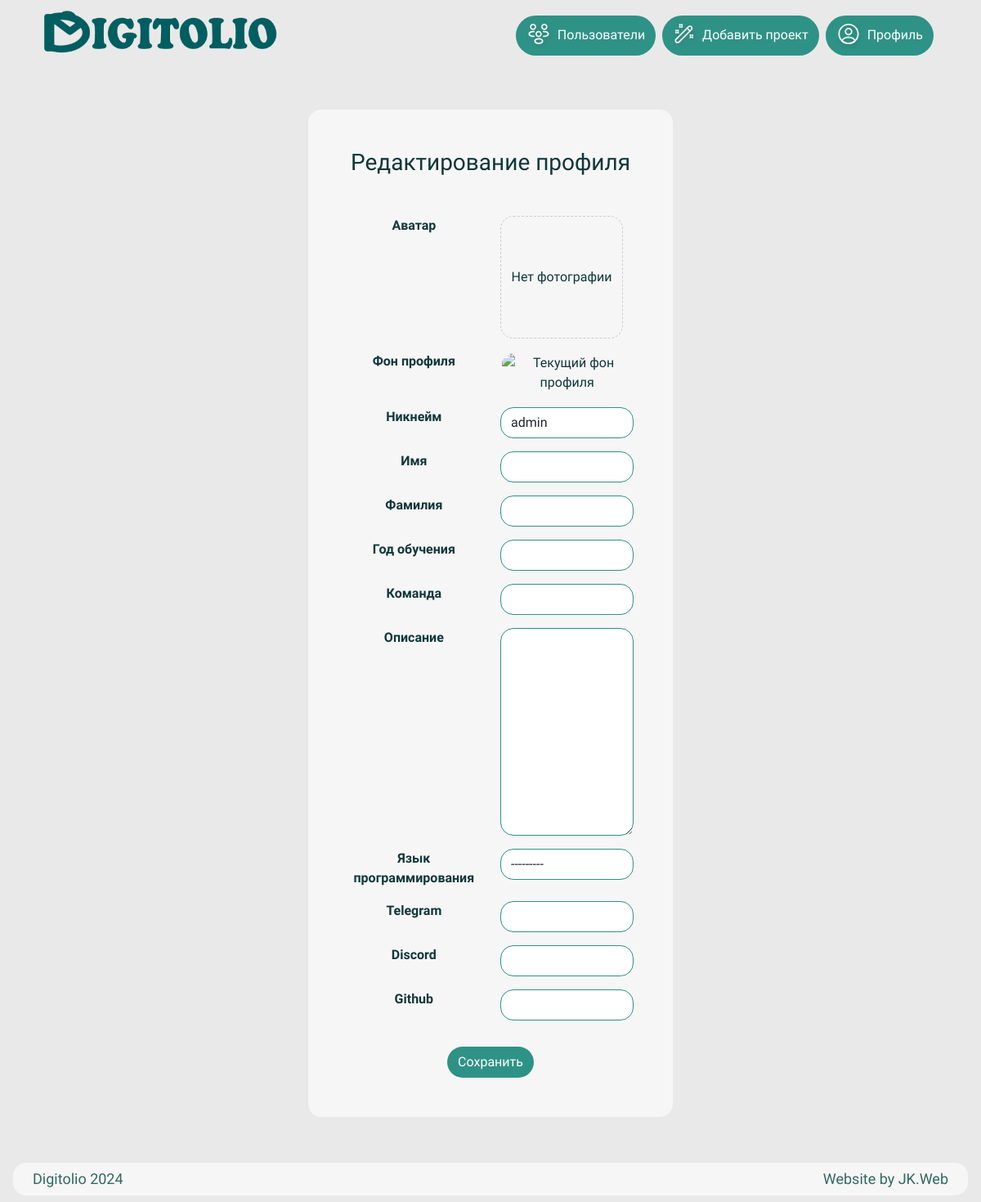
The page /persons/update/admin (signed in) on the database as committed earlier.
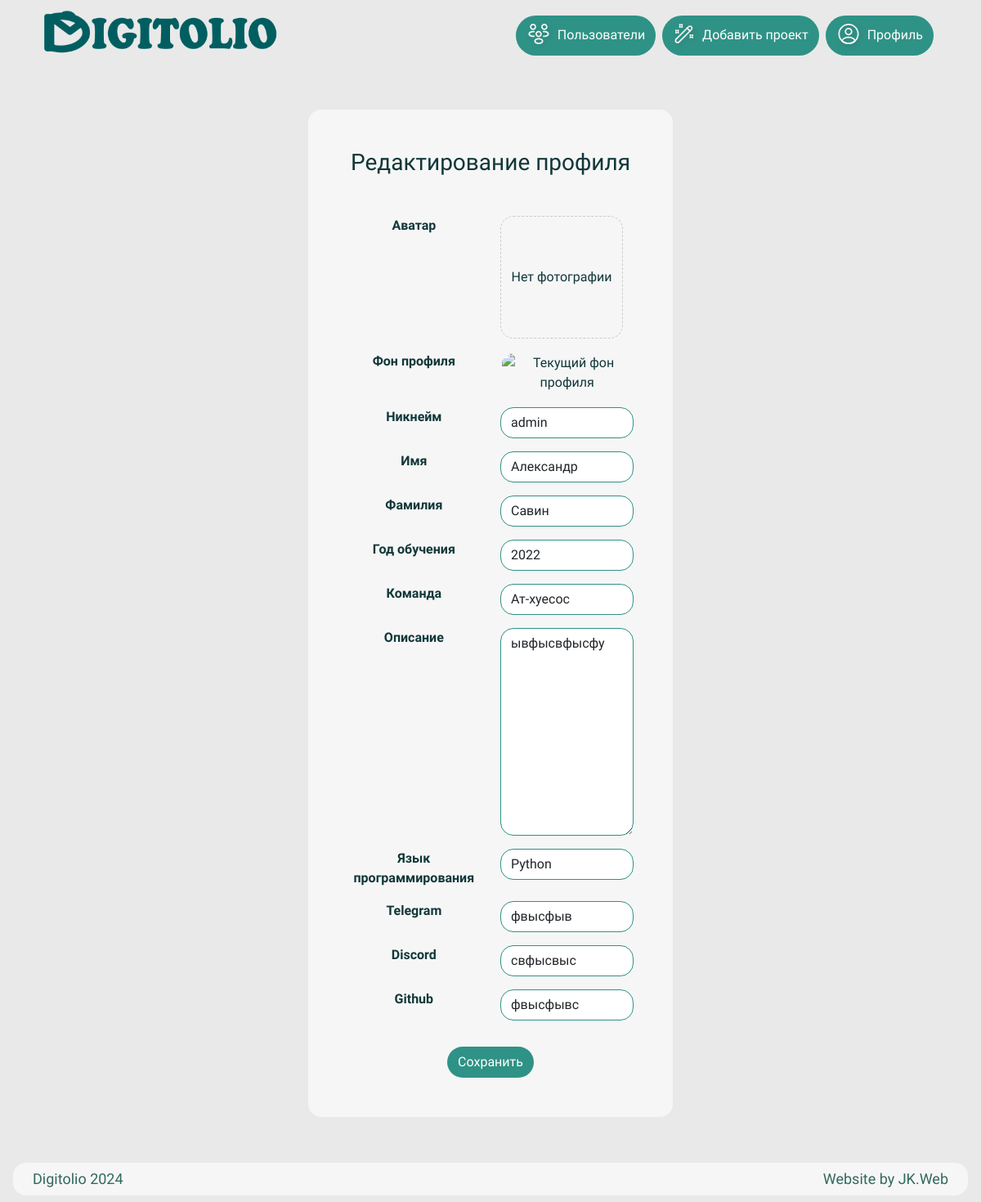
The same page on the database as committed later.
### persons/models.py (models this page shows)
class Person(AbstractUser):
    password = models.CharField(max_length=255, verbose_name='Пароль')
    description = models.TextField(null=True, blank=True, verbose_name='Описание')
    year = models.IntegerField(null=True, blank=True, verbose_name='Год обучения')
    team = models.CharField(max_length=10, null=True, blank=True, verbose_name='Команда')
    avatar = models.ImageField(upload_to='avatars/', null=True, blank=True, verbose_name='Аватар')
    profile_background = models.CharField(max_length=255, choices=get_background_image_choices(), null=True, blank=True, verbose_name='Фон профиля', default='profile_background.jpg')
    programming_language = models.TextField(choices=PROGRAMMING_LANGUAGES, null=True, blank=True, verbose_name='Язык программирования')
    tg_url = models.CharField(max_length=50, null=True, blank=True, verbose_name='Telegram')
    discord_url = models.CharField(max_length=50, null=True, blank=True, verbose_name='Discord')
    github_url = models.CharField(max_length=50, null=True, blank=True, verbose_name='Github')
    group = models.ManyToManyField(Group, related_name='persons', blank=True, verbose_name='Группы')
    groups = models.ManyToManyField(
        'auth.Group',
        related_name='persons',
        blank=True,
        help_text='The groups this person belongs to.',
        verbose_name='groups',
    )
    user_permissions = models.ManyToManyField(
        'auth.Permission',
        related_name='persons',
        blank=True,
        help_text='Specific permissions for this person.',
        verbose_name='user permissions',
    )
    class Meta:
        ordering = ['-date_joined']

### persons/views.py (the view)
# urls.py: path('update/<str:username>', views.profile_update_view, name='profile_update'),
@login_required(login_url='persons:login')
def profile_update_view(request, username):
    user = get_object_or_404(User, username=username)
    if request.method == 'POST':
        form = CustomUserUpdateForm(request.POST, request.FILES, instance=user)
        print(request.FILES)
        if form.is_valid():
            form.save()
            return redirect('persons:profile_view', username=username)
    else:
        form = CustomUserUpdateForm(instance=user)
    return render(request, 'persons/profile_update.html', {'form': form})

### templates/persons/profile_update.html (shortened to what this page needs)
<!DOCTYPE html>
{% load static %}
{% load widget_tweaks %}
<html>
<head>
  <link href="https://cdn.jsdelivr.net/npm/bootstrap@5.0.2/dist/css/bootstrap.min.css" rel="stylesheet">
  <link href="{% static 'css/main.css' %}" rel="stylesheet">
</head>
<body>
  <header>
    {% include 'includes/header_nav.html' %}
  </header>
  <main class='ms-3 me-3 p-5'>
    <div class='col-5 m-auto text-center p-5' style='background-color: #F6F6F6; border-radius: 1rem;'>
      <h3 class='mb-5'>Редактирование профиля</h3>
      <form method="post" enctype="multipart/form-data">
        <div class="form-group row mb-3">
          <div class="col-sm-6 text-right">
            <label class='fw-bold' for="{{ form.avatar.id_for_label }}">Аватар</label>
          </div>
          <div class="col-sm-6 avatar-container">
            {% if user.avatar %}
              <img src="{{ user.avatar.url }}" alt="Аватар" id="avatarPreview" class="img-fluid" onclick="document.getElementById('{{ form.avatar.id_for_label }}').click();">
            {% else %}
              <div class="placeholder" id="avatarPlaceholder" onclick="document.getElementById('{{ form.avatar.id_for_label }}').click();">
                Нет фотографии
              </div>
            {% endif %}
          </div>
        </div>
        <div class="form-group row mb-3">
          <div class="col-sm-6 text-right">
            <label class='fw-bold' for="id_profile_background">Фон профиля</label>
          </div>
          <div class="col-sm-6">
            <img src="{% static 'img/backgrounds/' %}{{ user.profile_background }}" alt="Текущий фон профиля" class="background-thumbnail" data-bs-toggle="modal" data-bs-target="#backgroundModal">
          </div>
        </div>
        {% for field in form %}
        {% if field.name != 'avatar' and field.name != 'profile_background' %}
            <div class="form-group row mb-3">
              <div class="col-sm-6 text-right">
                <label class='fw-bold' for="{{ field.id_for_label }}">{{ field.label }}</label>
              </div>
              <div class="col-sm-6">
                {{ field|add_class:"form-control"|attr:"style: border-radius: 1rem;" }}
              </div>
            </div>
          {% endif %}
        {% endfor %}
        <div class="form-group text-center mt-3">
          <button type="submit" style="background-color: #2F9286; color: #FFFFFF" class="btn rounded-pill mt-3">Сохранить</button>
        </div>
      </form>
    </div>
  </main>
  <footer>
    {% include 'includes/footer_base.html' %}
  </footer>
</body>
</html>

Rows that differ between the two databases and show on the page:
changed Person "admin": first_name (not shown) → "Александр"; last_name (not shown) → "Савин"; year (not shown) → "2022"; team (not shown) → "Ат-хуесос"; description (not shown) → "ывфысвфысфу"; programming_language "---------" → "Python"; tg_url (not shown) → "фвысфыв"; discord_url (not shown) → "свфысвыс"; github_url (not shown) → "фвысфывс"
